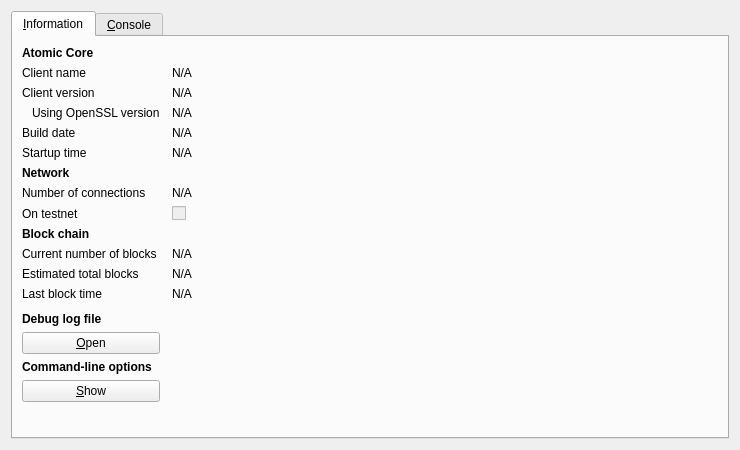
<?xml version="1.0" encoding="UTF-8"?>
<ui version="4.0">
 <class>RPCConsole</class>
 <widget class="QDialog" name="RPCConsole">
  <property name="geometry">
   <rect>
    <x>0</x>
    <y>0</y>
    <width>740</width>
    <height>450</height>
   </rect>
  </property>
  <property name="windowTitle">
   <string>Atomic - Debug window</string>
  </property>
  <layout class="QVBoxLayout" name="verticalLayout_2">
   <item>
    <widget class="QTabWidget" name="tabWidget">
     <property name="currentIndex">
      <number>0</number>
     </property>
     <widget class="QWidget" name="tab_info">
      <attribute name="title">
       <string>&amp;Information</string>
      </attribute>
      <layout class="QGridLayout" name="gridLayout" columnstretch="0,1">
       <property name="horizontalSpacing">
        <number>12</number>
       </property>
       <item row="0" column="0">
        <widget class="QLabel" name="label_9">
         <property name="font">
          <font>
           <weight>75</weight>
           <bold>true</bold>
          </font>
         </property>
         <property name="text">
          <string>Atomic Core</string>
         </property>
        </widget>
       </item>
       <item row="1" column="0">
        <widget class="QLabel" name="label_5">
         <property name="text">
          <string>Client name</string>
         </property>
        </widget>
       </item>
       <item row="1" column="1">
        <widget class="QLabel" name="clientName">
         <property name="cursor">
          <cursorShape>IBeamCursor</cursorShape>
         </property>
         <property name="text">
          <string>N/A</string>
         </property>
         <property name="textFormat">
          <enum>Qt::PlainText</enum>
         </property>
         <property name="textInteractionFlags">
          <set>Qt::LinksAccessibleByMouse|Qt::TextSelectableByKeyboard|Qt::TextSelectableByMouse</set>
         </property>
        </widget>
       </item>
       <item row="2" column="0">
        <widget class="QLabel" name="label_6">
         <property name="text">
          <string>Client version</string>
         </property>
        </widget>
       </item>
       <item row="2" column="1">
        <widget class="QLabel" name="clientVersion">
         <property name="cursor">
          <cursorShape>IBeamCursor</cursorShape>
         </property>
         <property name="text">
          <string>N/A</string>
         </property>
         <property name="textFormat">
          <enum>Qt::PlainText</enum>
         </property>
         <property name="textInteractionFlags">
          <set>Qt::LinksAccessibleByMouse|Qt::TextSelectableByKeyboard|Qt::TextSelectableByMouse</set>
         </property>
        </widget>
       </item>
       <item row="3" column="0">
        <widget class="QLabel" name="label_14">
         <property name="text">
          <string>Using OpenSSL version</string>
         </property>
         <property name="indent">
          <number>10</number>
         </property>
        </widget>
       </item>
       <item row="3" column="1">
        <widget class="QLabel" name="openSSLVersion">
         <property name="cursor">
          <cursorShape>IBeamCursor</cursorShape>
         </property>
         <property name="text">
          <string>N/A</string>
         </property>
         <property name="textFormat">
          <enum>Qt::PlainText</enum>
         </property>
         <property name="textInteractionFlags">
          <set>Qt::LinksAccessibleByMouse|Qt::TextSelectableByKeyboard|Qt::TextSelectableByMouse</set>
         </property>
        </widget>
       </item>
       <item row="4" column="0">
        <widget class="QLabel" name="label_12">
         <property name="text">
          <string>Build date</string>
         </property>
        </widget>
       </item>
       <item row="4" column="1">
        <widget class="QLabel" name="buildDate">
         <property name="cursor">
          <cursorShape>IBeamCursor</cursorShape>
         </property>
         <property name="text">
          <string>N/A</string>
         </property>
         <property name="textFormat">
          <enum>Qt::PlainText</enum>
         </property>
         <property name="textInteractionFlags">
          <set>Qt::LinksAccessibleByMouse|Qt::TextSelectableByKeyboard|Qt::TextSelectableByMouse</set>
         </property>
        </widget>
       </item>
       <item row="5" column="0">
        <widget class="QLabel" name="label_13">
         <property name="text">
          <string>Startup time</string>
         </property>
        </widget>
       </item>
       <item row="5" column="1">
        <widget class="QLabel" name="startupTime">
         <property name="cursor">
          <cursorShape>IBeamCursor</cursorShape>
         </property>
         <property name="text">
          <string>N/A</string>
         </property>
         <property name="textFormat">
          <enum>Qt::PlainText</enum>
         </property>
         <property name="textInteractionFlags">
          <set>Qt::LinksAccessibleByMouse|Qt::TextSelectableByKeyboard|Qt::TextSelectableByMouse</set>
         </property>
        </widget>
       </item>
       <item row="6" column="0">
        <widget class="QLabel" name="label_11">
         <property name="font">
          <font>
           <weight>75</weight>
           <bold>true</bold>
          </font>
         </property>
         <property name="text">
          <string>Network</string>
         </property>
        </widget>
       </item>
       <item row="7" column="0">
        <widget class="QLabel" name="label_7">
         <property name="text">
          <string>Number of connections</string>
         </property>
        </widget>
       </item>
       <item row="7" column="1">
        <widget class="QLabel" name="numberOfConnections">
         <property name="cursor">
          <cursorShape>IBeamCursor</cursorShape>
         </property>
         <property name="text">
          <string>N/A</string>
         </property>
         <property name="textFormat">
          <enum>Qt::PlainText</enum>
         </property>
         <property name="textInteractionFlags">
          <set>Qt::LinksAccessibleByMouse|Qt::TextSelectableByKeyboard|Qt::TextSelectableByMouse</set>
         </property>
        </widget>
       </item>
       <item row="8" column="0">
        <widget class="QLabel" name="label_8">
         <property name="text">
          <string>On testnet</string>
         </property>
        </widget>
       </item>
       <item row="8" column="1">
        <widget class="QCheckBox" name="isTestNet">
         <property name="enabled">
          <bool>false</bool>
         </property>
         <property name="text">
          <string/>
         </property>
        </widget>
       </item>
       <item row="9" column="0">
        <widget class="QLabel" name="label_10">
         <property name="font">
          <font>
           <weight>75</weight>
           <bold>true</bold>
          </font>
         </property>
         <property name="text">
          <string>Block chain</string>
         </property>
        </widget>
       </item>
       <item row="10" column="0">
        <widget class="QLabel" name="label_3">
         <property name="text">
          <string>Current number of blocks</string>
         </property>
        </widget>
       </item>
       <item row="10" column="1">
        <widget class="QLabel" name="numberOfBlocks">
         <property name="cursor">
          <cursorShape>IBeamCursor</cursorShape>
         </property>
         <property name="text">
          <string>N/A</string>
         </property>
         <property name="textFormat">
          <enum>Qt::PlainText</enum>
         </property>
         <property name="textInteractionFlags">
          <set>Qt::LinksAccessibleByMouse|Qt::TextSelectableByKeyboard|Qt::TextSelectableByMouse</set>
         </property>
        </widget>
       </item>
       <item row="11" column="0">
        <widget class="QLabel" name="label_4">
         <property name="text">
          <string>Estimated total blocks</string>
         </property>
        </widget>
       </item>
       <item row="11" column="1">
        <widget class="QLabel" name="totalBlocks">
         <property name="cursor">
          <cursorShape>IBeamCursor</cursorShape>
         </property>
         <property name="text">
          <string>N/A</string>
         </property>
         <property name="textFormat">
          <enum>Qt::PlainText</enum>
         </property>
         <property name="textInteractionFlags">
          <set>Qt::LinksAccessibleByMouse|Qt::TextSelectableByKeyboard|Qt::TextSelectableByMouse</set>
         </property>
        </widget>
       </item>
       <item row="12" column="0">
        <widget class="QLabel" name="label_2">
         <property name="text">
          <string>Last block time</string>
         </property>
        </widget>
       </item>
       <item row="12" column="1">
        <widget class="QLabel" name="lastBlockTime">
         <property name="cursor">
          <cursorShape>IBeamCursor</cursorShape>
         </property>
         <property name="text">
          <string>N/A</string>
         </property>
         <property name="textFormat">
          <enum>Qt::PlainText</enum>
         </property>
         <property name="textInteractionFlags">
          <set>Qt::LinksAccessibleByMouse|Qt::TextSelectableByKeyboard|Qt::TextSelectableByMouse</set>
         </property>
        </widget>
       </item>
       <item row="13" column="0">
        <spacer name="verticalSpacer_2">
         <property name="orientation">
          <enum>Qt::Vertical</enum>
         </property>
         <property name="sizeHint" stdset="0">
          <size>
           <width>20</width>
           <height>20</height>
          </size>
         </property>
        </spacer>
       </item>
       <item row="14" column="0">
        <widget class="QLabel" name="labelDebugLogfile">
         <property name="font">
          <font>
           <weight>75</weight>
           <bold>true</bold>
          </font>
         </property>
         <property name="text">
          <string>Debug log file</string>
         </property>
        </widget>
       </item>
       <item row="15" column="0">
        <widget class="QPushButton" name="openDebugLogfileButton">
         <property name="toolTip">
          <string>Open the Atomic debug log file from the current data directory. This can take a few seconds for large log files.</string>
         </property>
         <property name="text">
          <string>&amp;Open</string>
         </property>
         <property name="autoDefault">
          <bool>false</bool>
         </property>
        </widget>
       </item>
       <item row="16" column="0">
        <widget class="QLabel" name="labelCLOptions">
         <property name="font">
          <font>
           <weight>75</weight>
           <bold>true</bold>
          </font>
         </property>
         <property name="text">
          <string>Command-line options</string>
         </property>
        </widget>
       </item>
       <item row="17" column="0">
        <widget class="QPushButton" name="showCLOptionsButton">
         <property name="toolTip">
          <string>Show the Atomic-Qt help message to get a list with possible Atomic command-line options.</string>
         </property>
         <property name="text">
          <string>&amp;Show</string>
         </property>
         <property name="autoDefault">
          <bool>false</bool>
         </property>
        </widget>
       </item>
       <item row="18" column="0">
        <spacer name="verticalSpacer">
         <property name="orientation">
          <enum>Qt::Vertical</enum>
         </property>
         <property name="sizeHint" stdset="0">
          <size>
           <width>20</width>
           <height>40</height>
          </size>
         </property>
        </spacer>
       </item>
      </layout>
     </widget>
     <widget class="QWidget" name="tab_console">
      <attribute name="title">
       <string>&amp;Console</string>
      </attribute>
      <layout class="QVBoxLayout" name="verticalLayout_3">
       <property name="spacing">
        <number>3</number>
       </property>
       <item>
        <widget class="QTextEdit" name="messagesWidget">
         <property name="minimumSize">
          <size>
           <width>0</width>
           <height>100</height>
          </size>
         </property>
         <property name="readOnly">
          <bool>true</bool>
         </property>
         <property name="tabKeyNavigation" stdset="0">
          <bool>false</bool>
         </property>
         <property name="columnCount" stdset="0">
          <number>2</number>
         </property>
        </widget>
       </item>
       <item>
        <layout class="QHBoxLayout" name="horizontalLayout">
         <property name="spacing">
          <number>3</number>
         </property>
         <item>
          <widget class="QLabel" name="label">
           <property name="text">
            <string notr="true">&gt;</string>
           </property>
          </widget>
         </item>
         <item>
          <widget class="QLineEdit" name="lineEdit"/>
         </item>
         <item>
          <widget class="QPushButton" name="clearButton">
           <property name="maximumSize">
            <size>
             <width>24</width>
             <height>24</height>
            </size>
           </property>
           <property name="toolTip">
            <string>Clear console</string>
           </property>
           <property name="text">
            <string/>
           </property>
           <property name="icon">
            <iconset resource="../bitcoin.qrc">
             <normaloff>:/icons/remove</normaloff>:/icons/remove</iconset>
           </property>
           <property name="shortcut">
            <string notr="true">Ctrl+L</string>
           </property>
           <property name="autoDefault">
            <bool>false</bool>
           </property>
          </widget>
         </item>
        </layout>
       </item>
      </layout>
     </widget>
    </widget>
   </item>
  </layout>
 </widget>
 <resources>
  <include location="../bitcoin.qrc"/>
 </resources>
 <connections/>
</ui>
